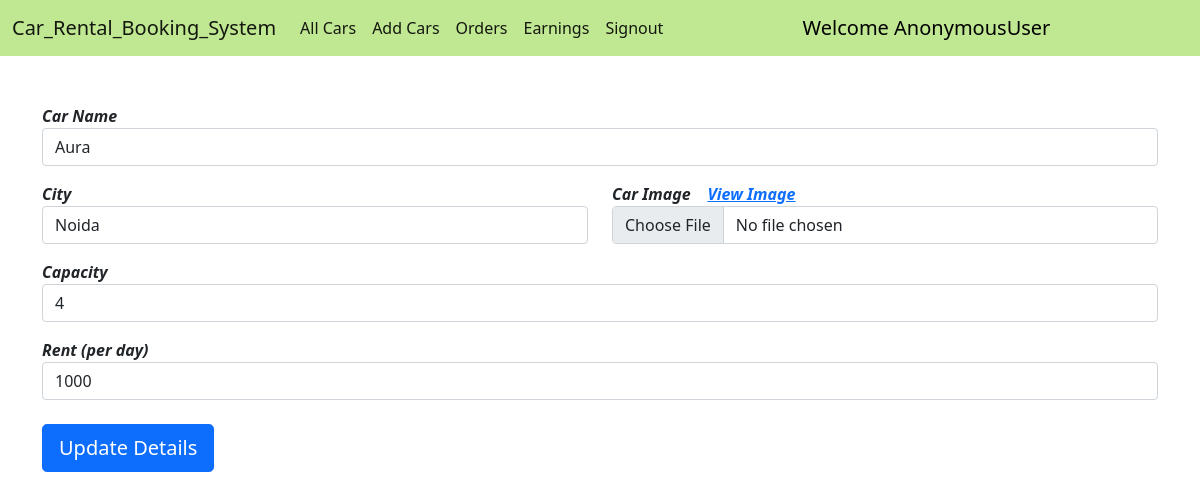
Screenshot of /edit_car/12/ with the database file from the repository.
### home/models.py (models this page shows, shortened)
class Car(models.Model):
    name = models.CharField(max_length=50)
    image = models.ImageField(upload_to="")
    car_dealer = models.ForeignKey(CarDealer, on_delete=models.PROTECT)
    capacity = models.CharField(max_length=2)
    location = models.ForeignKey(Location, on_delete=models.SET_NULL, null=True)
    is_available = models.BooleanField(default=True)
    rent = models.CharField(max_length=10, blank=True)

class Location(models.Model):
    city = models.CharField(max_length=50)

### home/views.py (the view, shortened to what this page needs)
# urls.py: path("edit_car/<int:myid>/", views.edit_car, name="edit_car"),
def edit_car(request, myid):
    car = Car.objects.get(id=myid)
    return render(request, "edit_car.html", {"car": car})

### home/templates/edit_car.html (shortened to what this page needs)
{% extends 'car_dealer_navbar.html' %}
{% block body %}
<div class="container mt-5">
    <form method="POST" enctype="multipart/form-data"> {% csrf_token %}
        <div class="row mt-2">
            <div class="form-group col-md-12">
                <label><i style="font-weight: bold;">Car Name</i></label>
                <input type="text" class="form-control" name="car_name" value="{{car.name}}" required>
            </div>
        </div>
        <div class="row mt-3">
            <div class="form-group col-md-6">
                <label><i style="font-weight: bold;">City</i></label>
                <input type="text" class="form-control" name="city" value="{{car.location.city}}" required>
            </div>
            <div class="form-group col-md-6">
                <label><i style="font-weight: bold;">Car Image &nbsp;&nbsp;&nbsp;<a href="/media/{{car.image}}/">View Image</a></i></label>
                <input type="file" class="form-control" name="image">
            </div>
        </div>
        <div class="row mt-3">
            <div class="form-group col-md-12">
                <label><i style="font-weight: bold;">Capacity</i></label>
                <input type="number" class="form-control" name="capacity" value="{{car.capacity}}" required>
            </div>
        </div>
        <div class="row mt-3">
            <div class="form-group col-md-12">
                <label><i style="font-weight: bold;">Rent (per day)</i></label>
                <input type="number" class="form-control" name="rent" value="{{car.rent}}" required>
            </div>
        </div>
        <button type="submit" class="btn btn-primary mt-4 btn-lg">Update Details</button>
      </form>
      </div>
{% endblock %}

### rows the page displays
Car: car_name "Aura", city "Noida", capacity "4", rent "1000"

### other values shown
{{ request.user }} "AnonymousUser"
